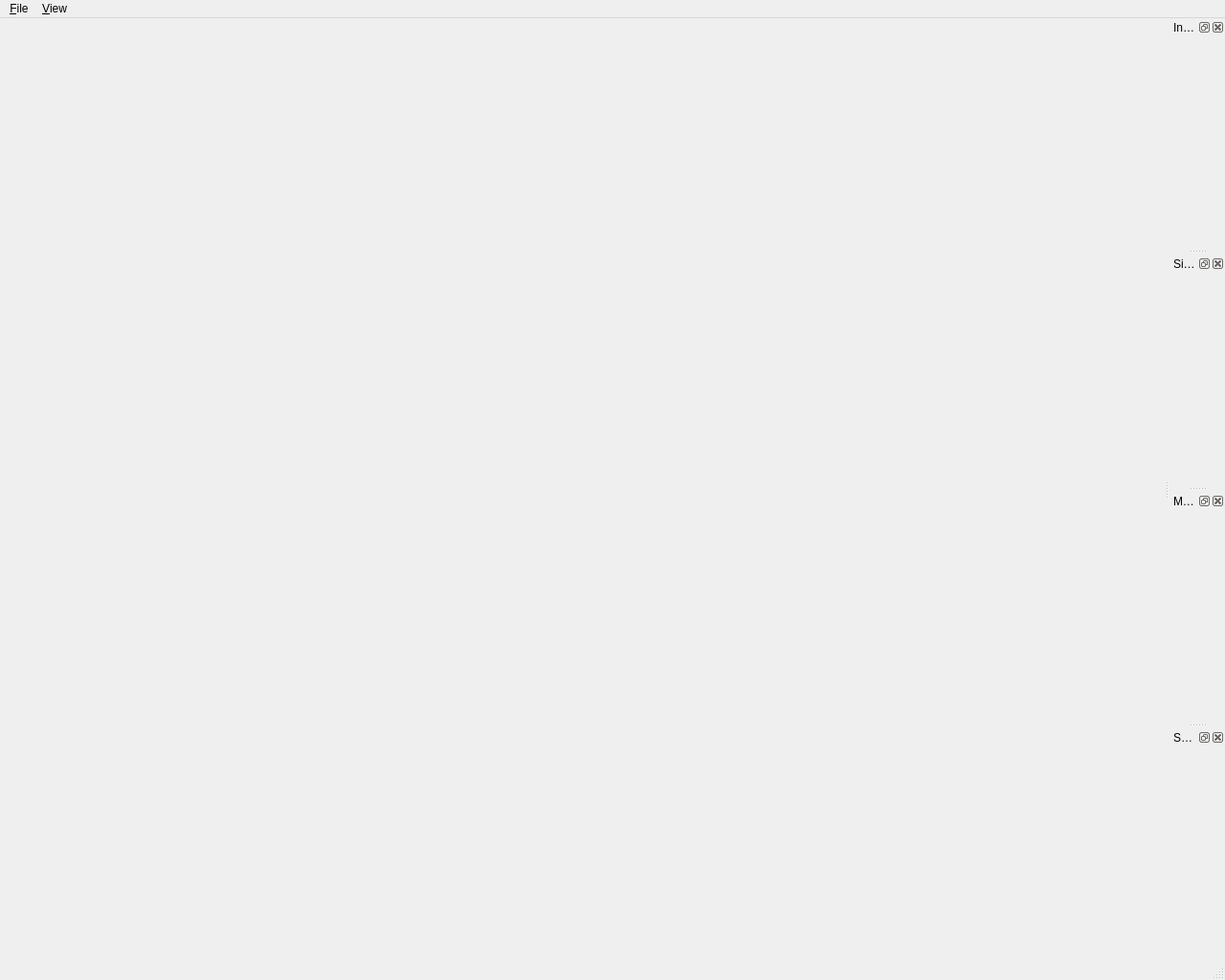
<?xml version="1.0" encoding="UTF-8"?>
<ui version="4.0">
 <class>MainWindow</class>
 <widget class="QMainWindow" name="MainWindow">
  <property name="geometry">
   <rect>
    <x>0</x>
    <y>0</y>
    <width>1280</width>
    <height>1024</height>
   </rect>
  </property>
  <property name="windowTitle">
   <string>LTSView</string>
  </property>
  <property name="windowIcon">
   <iconset resource="ltsview.qrc">
    <normaloff>:/ltsview/icons/ltsview.ico</normaloff>:/ltsview/icons/ltsview.ico</iconset>
  </property>
  <widget class="QWidget" name="centralWidget">
   <property name="sizePolicy">
    <sizepolicy hsizetype="Expanding" vsizetype="Expanding">
     <horstretch>0</horstretch>
     <verstretch>0</verstretch>
    </sizepolicy>
   </property>
  </widget>
  <widget class="QMenuBar" name="menubar">
   <property name="geometry">
    <rect>
     <x>0</x>
     <y>0</y>
     <width>1280</width>
     <height>23</height>
    </rect>
   </property>
   <widget class="QMenu" name="menu_File">
    <property name="title">
     <string>&amp;File</string>
    </property>
    <widget class="QMenu" name="menuExport">
     <property name="title">
      <string>Export</string>
     </property>
     <addaction name="exportBitmap"/>
     <addaction name="exportText"/>
    </widget>
    <addaction name="open"/>
    <addaction name="openTrace"/>
    <addaction name="separator"/>
    <addaction name="menuExport"/>
    <addaction name="separator"/>
    <addaction name="exit"/>
   </widget>
   <widget class="QMenu" name="viewMenu">
    <property name="title">
     <string>&amp;View</string>
    </property>
    <addaction name="resetViewpoint"/>
    <addaction name="separator"/>
    <addaction name="zoomIntoAbove"/>
    <addaction name="zoomIntoBelow"/>
    <addaction name="zoomOut"/>
    <addaction name="separator"/>
    <addaction name="displayStates"/>
    <addaction name="displayTransitions"/>
    <addaction name="displayBackpointers"/>
    <addaction name="displayWireframe"/>
    <addaction name="separator"/>
    <addaction name="preferences"/>
   </widget>
   <addaction name="menu_File"/>
   <addaction name="viewMenu"/>
  </widget>
  <widget class="QStatusBar" name="statusbar"/>
  <widget class="QDockWidget" name="informationDock">
   <property name="windowTitle">
    <string>Information</string>
   </property>
   <attribute name="dockWidgetArea">
    <number>2</number>
   </attribute>
   <widget class="QWidget" name="dockWidgetContents"/>
  </widget>
  <widget class="QDockWidget" name="simulationDock">
   <property name="windowTitle">
    <string>Simulation</string>
   </property>
   <attribute name="dockWidgetArea">
    <number>2</number>
   </attribute>
   <widget class="QWidget" name="dockWidgetContents_2"/>
  </widget>
  <widget class="QDockWidget" name="markDock">
   <property name="windowTitle">
    <string>Marks</string>
   </property>
   <attribute name="dockWidgetArea">
    <number>2</number>
   </attribute>
   <widget class="QWidget" name="dockWidgetContents_3"/>
  </widget>
  <widget class="QDockWidget" name="settingsDock">
   <property name="windowTitle">
    <string>Settings</string>
   </property>
   <attribute name="dockWidgetArea">
    <number>2</number>
   </attribute>
   <widget class="QWidget" name="dockWidgetContents_4"/>
  </widget>
  <action name="open">
   <property name="text">
    <string>&amp;Open...</string>
   </property>
   <property name="shortcut">
    <string>Ctrl+O</string>
   </property>
  </action>
  <action name="openTrace">
   <property name="text">
    <string>Open &amp;Trace...</string>
   </property>
   <property name="shortcut">
    <string>Ctrl+T</string>
   </property>
  </action>
  <action name="exit">
   <property name="text">
    <string>E&amp;xit</string>
   </property>
   <property name="shortcut">
    <string>Ctrl+Q</string>
   </property>
  </action>
  <action name="exportBitmap">
   <property name="text">
    <string>&amp;Bitmap...</string>
   </property>
  </action>
  <action name="exportText">
   <property name="text">
    <string>&amp;Text...</string>
   </property>
  </action>
  <action name="resetViewpoint">
   <property name="text">
    <string>&amp;Reset Viewpoint</string>
   </property>
   <property name="shortcut">
    <string>F2</string>
   </property>
  </action>
  <action name="zoomIntoAbove">
   <property name="text">
    <string>Zoom Into &amp;Above</string>
   </property>
   <property name="shortcut">
    <string>Z</string>
   </property>
  </action>
  <action name="zoomIntoBelow">
   <property name="text">
    <string>Zoom Into &amp;Below</string>
   </property>
   <property name="shortcut">
    <string>X</string>
   </property>
  </action>
  <action name="zoomOut">
   <property name="text">
    <string>Zoom &amp;Out</string>
   </property>
   <property name="shortcut">
    <string>C</string>
   </property>
  </action>
  <action name="displayStates">
   <property name="checkable">
    <bool>true</bool>
   </property>
   <property name="text">
    <string>Display &amp;States</string>
   </property>
   <property name="shortcut">
    <string>F3</string>
   </property>
  </action>
  <action name="displayTransitions">
   <property name="checkable">
    <bool>true</bool>
   </property>
   <property name="text">
    <string>Display &amp;Transitions</string>
   </property>
   <property name="shortcut">
    <string>F4</string>
   </property>
  </action>
  <action name="displayBackpointers">
   <property name="checkable">
    <bool>true</bool>
   </property>
   <property name="text">
    <string>Display Back&amp;pointers</string>
   </property>
   <property name="shortcut">
    <string>F5</string>
   </property>
  </action>
  <action name="displayWireframe">
   <property name="checkable">
    <bool>true</bool>
   </property>
   <property name="text">
    <string>Display &amp;Wireframe</string>
   </property>
   <property name="shortcut">
    <string>F6</string>
   </property>
  </action>
  <action name="preferences">
   <property name="text">
    <string>&amp;Preferences...</string>
   </property>
  </action>
 </widget>
 <resources>
  <include location="ltsview.qrc"/>
 </resources>
 <connections/>
</ui>
